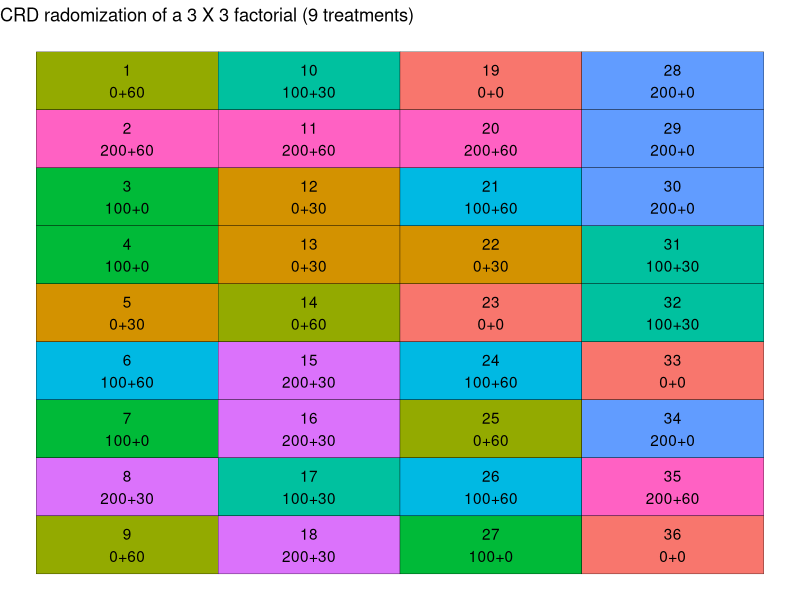
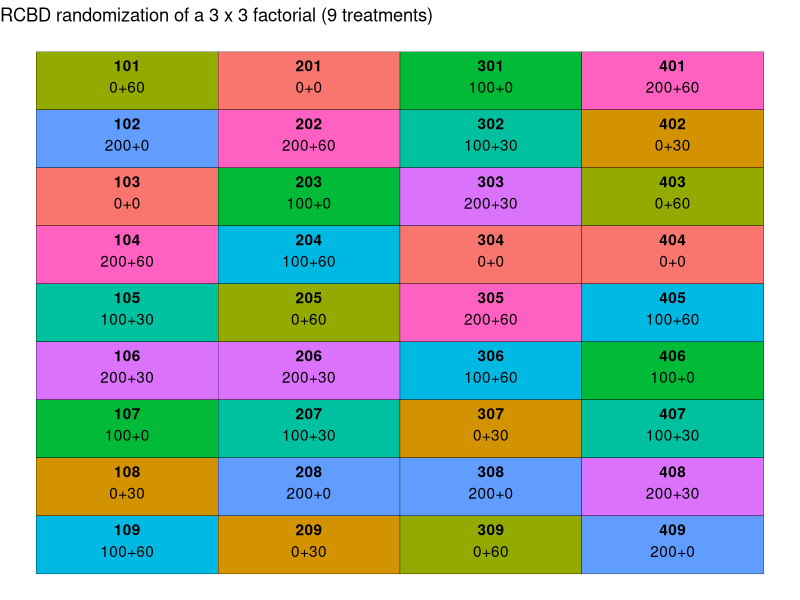

Recreate these plots in R, in order. (Note: this script raises an error after producing the figures.)
## ---- chunk 1
# Loading packages
library(tidyverse) # for data wrangling and plotting
## ---- chunk 2
trts <- crossing(nrate_kgha = c(0, 100, 200),
                 krate_kgha = c(0, 30, 60))%>%
  mutate(trtnum = 1:nrow(.))%>%
  mutate(trtname = paste0(nrate_kgha, "+", krate_kgha ))

trts
## ---- chunk 3
# Setting seed to get same randomization result every time
set.seed(930)

crd_rand  <- crossing(trtname = trts$trtname,
                      rep =1:4)%>%
  # Since plots are organized without a structure, let's number them 1 through 36
mutate(plot = 1:nrow(.))%>%
  # Randomizing trtname to plots, without restrictions 
mutate(plot= sample(plot))%>%
  arrange(plot)

crd_rand
## ---- chunk 4
crd_layout <- crd_rand %>%
  # Defining number of rows and columns in the field for plotting purposes
mutate(row = rep (1:4,each = 9))%>%
  mutate(col = rep(seq(from = 1, 
                   to = 9,
                   by =1), times = 4))%>%
  # Creating plot and trtname labels for plotting
mutate(lab = paste0(plot, "\n", trtname))
crd_layout
## ---- chunk 5
ggplot(data= crd_layout,
       aes(x=row
                            ,y=-col)
       )+
  geom_tile(aes(fill= trtname),
                color= "black",
                show.legend=F)+
  geom_text(aes(label = lab))+
  labs(title = "CRD radomization of a 3 X 3 factorial (9 treatments)")+
  theme_void()
  

## ---- chunk 6
# Setting seed to get same randomization result every time
set.seed(930)

rcbd_rand <- crossing(trtname = trts$trtname,
                      rep = 1:4)%>%
  arrange(rep)%>%
  group_by(rep)%>%
  mutate(trtname = sample(trtname))%>%
  mutate(plot = (rep*100)+ 1:9)%>%
  ungroup()

rcbd_rand
## ---- chunk 7
rcbd_rand %>%
  group_by(rep,trtname)%>%
  tally()%>%
  filter(n>1)
## ---- chunk 8
rcbd_layout <- rcbd_rand %>%
  # Defining number of rows and columns in the field for plotting purposes
  mutate(row = rep(1:4, each = 9)) %>%
  mutate(col = rep(seq(from = 1, 
                       to = 9, #total number of treatments, 
                       by = 1), 
                   times = 4 #total number of blocks
  )) %>%
  # Creating plot and trtname labels for plotting
  mutate(lab = paste0(plot, "\n", trtname))

rcbd_layout
## ---- chunk 9
ggplot(data = rcbd_layout, aes(x = row, 
                               y = -col))+
  geom_tile(aes(fill = trtname),
            color = "black",
            show.legend = F
  )+
  geom_text(aes(label = plot), fontface = "bold", vjust = -.8)+
  geom_text(aes(label = trtname), vjust = 1)+
  labs(title = "RCBD randomization of a 3 x 3 factorial (9 treatments)") +
  theme_void()

## ---- chunk 10
rcbd_rand %>%
  # Retrieving other information contained in trts
left_join(trts)%>%
  # Rearranging columns  
dplyr::select(plot,rep,trtname,trtnum, nrate_kgha,krate_kgha)%>%
  write_csv("../output/rcbd_randomization_table.csv")

## ---- chunk 11
ggsave("../output/rcbd_layoutmap.png",
       width = 6,
       height = 4,
       bg = "white")
